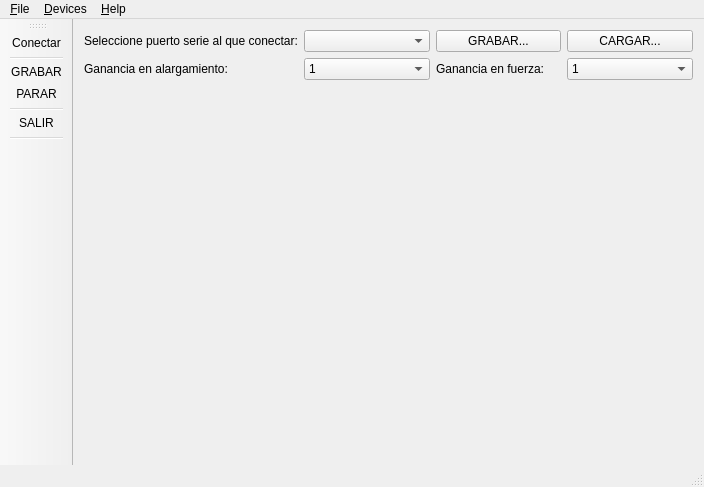
<?xml version="1.0" encoding="UTF-8"?>
<ui version="4.0">
 <class>MainWindow</class>
 <widget class="QMainWindow" name="MainWindow">
  <property name="geometry">
   <rect>
    <x>0</x>
    <y>0</y>
    <width>704</width>
    <height>487</height>
   </rect>
  </property>
  <property name="minimumSize">
   <size>
    <width>400</width>
    <height>0</height>
   </size>
  </property>
  <property name="windowTitle">
   <string>LibreDAQ Studio</string>
  </property>
  <property name="styleSheet">
   <string notr="true">QSplitter::handle {
    background-color: qlineargradient(spread:pad, x1:0, y1:0, x2:1, y2:0, 
stop:0 rgba(255, 255, 255, 0), 
stop:0.407273 rgba(200, 200, 200, 255), 
stop:0.4825 rgba(101, 104, 113, 235), 
stop:0.6 rgba(255, 255, 255, 0));
/*    image: url(:/images/splitter.png);*/
     }</string>
  </property>
  <property name="toolButtonStyle">
   <enum>Qt::ToolButtonTextUnderIcon</enum>
  </property>
  <widget class="QWidget" name="centralWidget">
   <property name="sizePolicy">
    <sizepolicy hsizetype="Maximum" vsizetype="Maximum">
     <horstretch>0</horstretch>
     <verstretch>0</verstretch>
    </sizepolicy>
   </property>
   <layout class="QGridLayout" name="gridLayout">
    <item row="0" column="1">
     <widget class="QComboBox" name="cbSerial"/>
    </item>
    <item row="0" column="2">
     <widget class="QPushButton" name="btnGrabar">
      <property name="text">
       <string>GRABAR...</string>
      </property>
     </widget>
    </item>
    <item row="0" column="0">
     <widget class="QLabel" name="label">
      <property name="text">
       <string>Seleccione puerto serie al que conectar:</string>
      </property>
     </widget>
    </item>
    <item row="0" column="3">
     <widget class="QPushButton" name="btnCargar">
      <property name="text">
       <string>CARGAR...</string>
      </property>
     </widget>
    </item>
    <item row="3" column="0" colspan="4">
     <widget class="QCustomPlot" name="plot" native="true">
      <property name="minimumSize">
       <size>
        <width>50</width>
        <height>50</height>
       </size>
      </property>
     </widget>
    </item>
    <item row="1" column="1">
     <widget class="QComboBox" name="comboBox">
      <item>
       <property name="text">
        <string>1</string>
       </property>
      </item>
      <item>
       <property name="text">
        <string>2</string>
       </property>
      </item>
      <item>
       <property name="text">
        <string>5</string>
       </property>
      </item>
      <item>
       <property name="text">
        <string>10</string>
       </property>
      </item>
     </widget>
    </item>
    <item row="1" column="3">
     <widget class="QComboBox" name="comboBox_2">
      <property name="currentText">
       <string>2</string>
      </property>
      <item>
       <property name="text">
        <string>1</string>
       </property>
      </item>
      <item>
       <property name="text">
        <string>2</string>
       </property>
      </item>
      <item>
       <property name="text">
        <string>5</string>
       </property>
      </item>
      <item>
       <property name="text">
        <string>10</string>
       </property>
      </item>
     </widget>
    </item>
    <item row="1" column="0">
     <widget class="QLabel" name="label_2">
      <property name="text">
       <string>Ganancia en alargamiento:</string>
      </property>
     </widget>
    </item>
    <item row="1" column="2">
     <widget class="QLabel" name="label_3">
      <property name="text">
       <string>Ganancia en fuerza:</string>
      </property>
     </widget>
    </item>
   </layout>
  </widget>
  <widget class="QMenuBar" name="menuBar">
   <property name="geometry">
    <rect>
     <x>0</x>
     <y>0</y>
     <width>704</width>
     <height>21</height>
    </rect>
   </property>
   <widget class="QMenu" name="menu_File">
    <property name="title">
     <string>&amp;File</string>
    </property>
    <addaction name="separator"/>
    <addaction name="action_Exit"/>
   </widget>
   <widget class="QMenu" name="menu_Help">
    <property name="title">
     <string>&amp;Help</string>
    </property>
    <addaction name="action_About"/>
   </widget>
   <widget class="QMenu" name="menuDevices">
    <property name="title">
     <string>&amp;Devices</string>
    </property>
    <addaction name="actionRe_scan_devices"/>
   </widget>
   <addaction name="menu_File"/>
   <addaction name="menuDevices"/>
   <addaction name="menu_Help"/>
  </widget>
  <widget class="QToolBar" name="mainToolBar">
   <property name="orientation">
    <enum>Qt::Vertical</enum>
   </property>
   <attribute name="toolBarArea">
    <enum>LeftToolBarArea</enum>
   </attribute>
   <attribute name="toolBarBreak">
    <bool>false</bool>
   </attribute>
   <addaction name="actionRe_scan_devices"/>
   <addaction name="separator"/>
   <addaction name="actionCapture"/>
   <addaction name="actionStop"/>
   <addaction name="separator"/>
   <addaction name="action_Exit"/>
   <addaction name="separator"/>
  </widget>
  <widget class="QStatusBar" name="statusBar"/>
  <action name="action_About">
   <property name="text">
    <string>&amp;About...</string>
   </property>
  </action>
  <action name="action_Exit">
   <property name="icon">
    <iconset resource="EnsayosTraccionUAL.qrc">
     <normaloff>:/imgs/exit_32x32.png</normaloff>:/imgs/exit_32x32.png</iconset>
   </property>
   <property name="text">
    <string>&amp;SALIR</string>
   </property>
  </action>
  <action name="actionRe_scan_devices">
   <property name="icon">
    <iconset resource="EnsayosTraccionUAL.qrc">
     <normaloff>:/imgs/refresh_32x32.png</normaloff>:/imgs/refresh_32x32.png</iconset>
   </property>
   <property name="text">
    <string>Conectar...</string>
   </property>
   <property name="shortcut">
    <string>F5</string>
   </property>
  </action>
  <action name="actionCapture">
   <property name="icon">
    <iconset resource="EnsayosTraccionUAL.qrc">
     <normaloff>:/imgs/play_32x32.png</normaloff>:/imgs/play_32x32.png</iconset>
   </property>
   <property name="text">
    <string>GRABAR</string>
   </property>
  </action>
  <action name="actionStop">
   <property name="icon">
    <iconset resource="EnsayosTraccionUAL.qrc">
     <normaloff>:/imgs/pause_32x32.png</normaloff>:/imgs/pause_32x32.png</iconset>
   </property>
   <property name="text">
    <string>PARAR</string>
   </property>
  </action>
 </widget>
 <layoutdefault spacing="6" margin="11"/>
 <customwidgets>
  <customwidget>
   <class>QCustomPlot</class>
   <extends>QWidget</extends>
   <header>qcustomplot.h</header>
   <container>1</container>
  </customwidget>
 </customwidgets>
 <resources>
  <include location="EnsayosTraccionUAL.qrc"/>
 </resources>
 <connections>
  <connection>
   <sender>action_Exit</sender>
   <signal>triggered()</signal>
   <receiver>MainWindow</receiver>
   <slot>close()</slot>
   <hints>
    <hint type="sourcelabel">
     <x>-1</x>
     <y>-1</y>
    </hint>
    <hint type="destinationlabel">
     <x>199</x>
     <y>149</y>
    </hint>
   </hints>
  </connection>
 </connections>
</ui>
